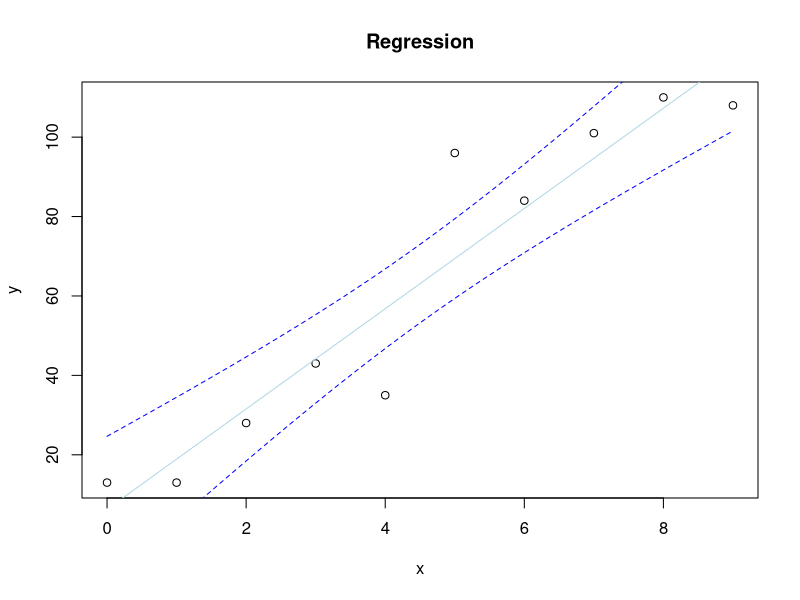

The R script that drew this image:
x=c(1,2,3,4,5,6,7,8,9,0)

y=c(13,28,43,35,96,84,101,110,108,13)

lm.out <- lm(y ~ x)
newx = seq(min(x),max(x),by = 0.05)
conf_interval <- predict(lm.out, newdata=data.frame(x=newx), interval="confidence",
                         level = 0.95)

plot(x, y, xlab="x", ylab="y", main="Regression")
abline(lm.out, col="lightblue")
matlines(newx, conf_interval[,2:3], col = "blue", lty=2)